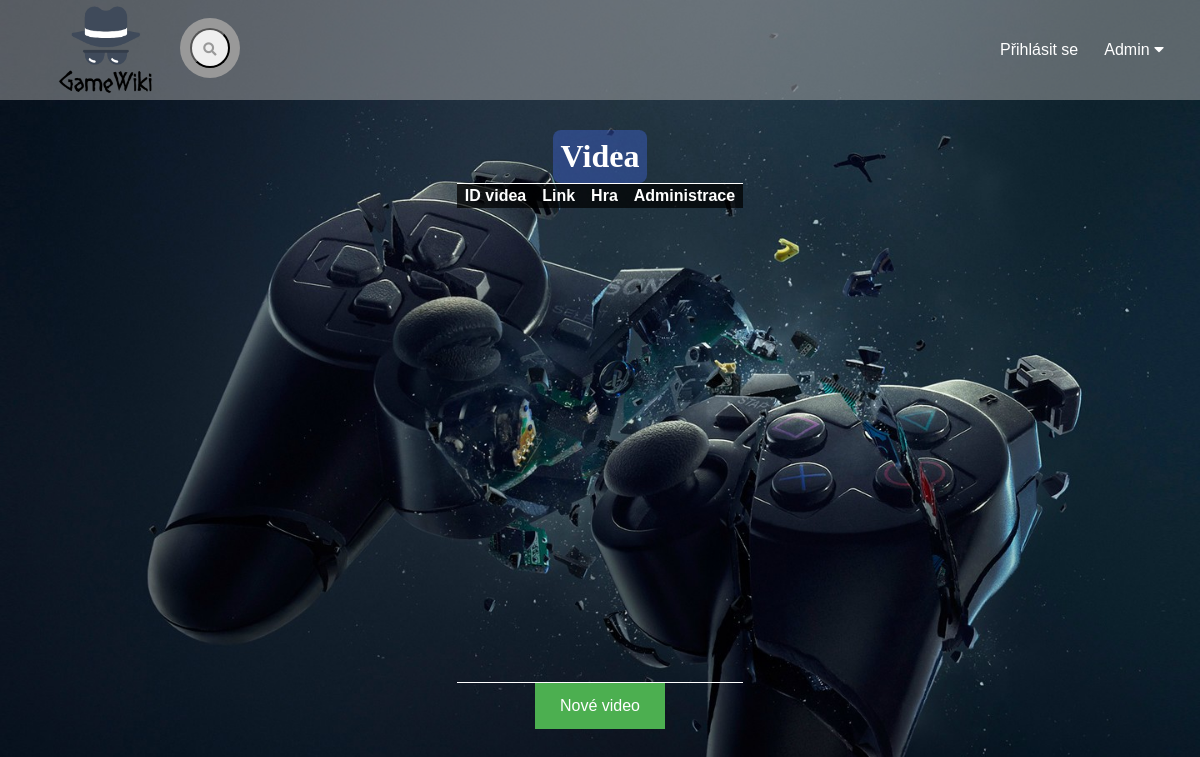
Page /video on the earlier database version.
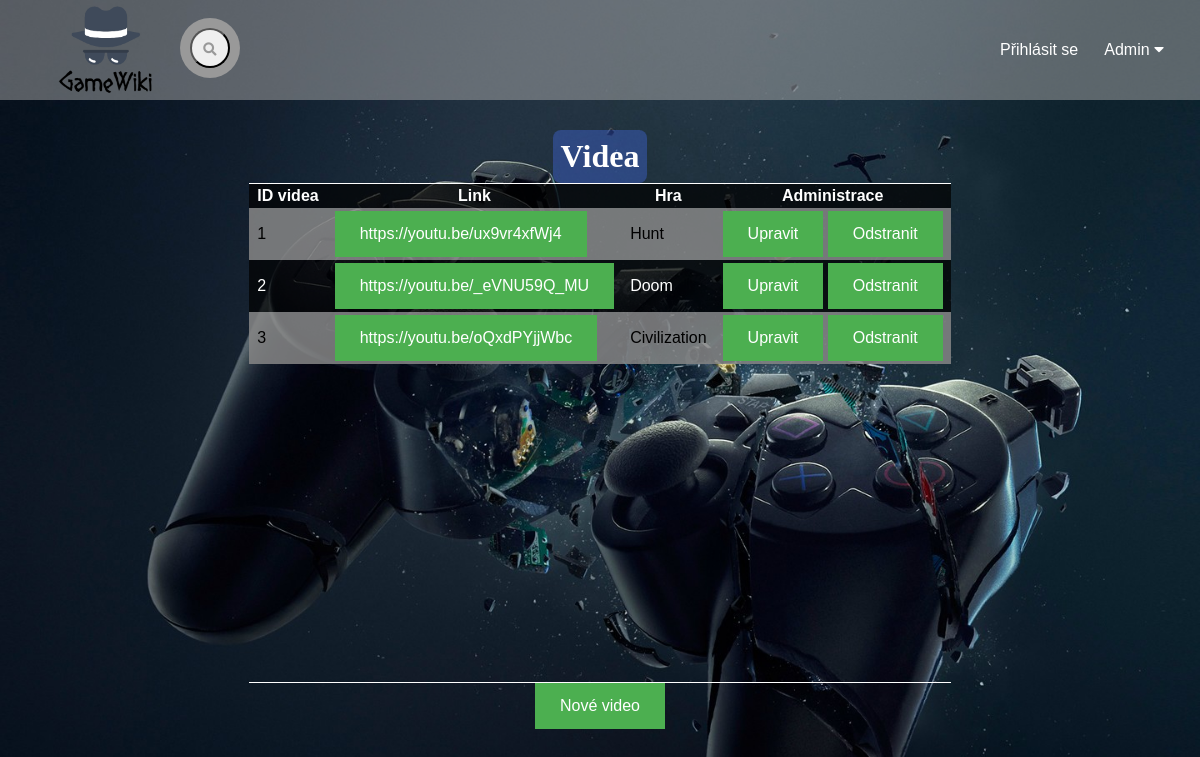
Same page on the later database version.
### tables this page shows
CREATE TABLE `video` (
  `id_vid` int(10) NOT NULL,
  `link` varchar(255) NOT NULL,
  `id_hry` int(10) NOT NULL
);

CREATE TABLE `hra` (
  `id_hry` int(10) NOT NULL,
  `Jmeno` varchar(50) NOT NULL,
  `obsah` text NOT NULL,
  `datum_vydani` date NOT NULL,
  `vyvojar` varchar(30) DEFAULT NULL,
  `platforma` varchar(20) DEFAULT NULL
);

### index.php (called while the page is built, shortened)
<?php
  $smerovac = new SmerovacKontroler();
  $smerovac->zpracuj(array($_SERVER["REQUEST_URI"]));
  $smerovac->vypisPohled();
?>

### kontrolery/VideoKontroler.php (called while the page is built, shortened)
<?php
class VideoKontroler extends Kontroler {
  public function zpracuj($parametry) {
    $spravceVidea = new SpravceVidea();
    $video = $spravceVidea->vratVsechnyVidea();
  }
}
?>

### modely/Db.php (called while the page is built, shortened)
<?php
class Db {
  private static $spojeni;
  private static $nastaveni = array(
		PDO::ATTR_ERRMODE => PDO::ERRMODE_EXCEPTION,
		PDO::ATTR_EMULATE_PREPARES => false,
	);
    public static function pripoj($server, $uzivatel, $heslo, $databaze)
    {
	  if (!isset(self::$spojeni))
      {
        $dsn = "mysql:host=$server;dbname=$databaze;charset=utf8";
			 self::$spojeni = new PDO(
				$dsn,
				$uzivatel,
				$heslo,
				self::$nastaveni
			 );
	  }
	}
  public static function dotazVsechny($dotaz, $parametry = array()) {
		$navrat = self::$spojeni->prepare($dotaz);
		$navrat->execute($parametry);
		return $navrat->fetchAll();
	}
}

### modely/SpravceVidea.php (called while the page is built, shortened)
<?php
class SpravceVidea {
  public function vratVsechnyVidea() {
    $video = Db::dotazVsechny("
      SELECT v.id_vid,v.link,v.id_hry,h.Jmeno
      FROM video v join hra h ON (v.id_hry = h.id_hry)
    ");
    return $video;
  }
}
?>

### kontrolery/SmerovacKontroler.php (called while the page is built, shortened)
<?php
class SmerovacKontroler extends Kontroler {
  protected $kontroler;
  public function zpracuj($parametry) {
    $castiCesty = $this->parsujURL($parametry[0]);
    $nazevKontroleru = $this->pomlckyNaVelbloudiNotaci(array_shift($castiCesty)) . "Kontroler";
    if (file_exists("kontrolery/$nazevKontroleru.php"))
    {
      $this->kontroler = new $nazevKontroleru();
    }
    else {
      $this->presmeruj("chyba");
    }
    $this->kontroler->zpracuj($castiCesty);
  }
  private function parsujURL($url) {
    $rozdelenaURL = parse_url($url);
    $cesta = $rozdelenaURL["path"];
    $cesta = ltrim($cesta, "/");
    $cesta = trim($cesta);
    $rozdelenaCesta = explode("/", $cesta);
    return $rozdelenaCesta;
  }
  private function pomlckyNaVelbloudiNotaci($text) {
    $text = str_replace("-", " ", $text);
    $text = ucwords($text);
    $text = str_replace(" ", "", $text);
    return $text;
  }
}
?>

### pohledy/video.phtml (the view, shortened to what this page needs)
<div class="admin">
 <h1>Videa</h1>
     <table>
     <tr>
       <th>ID videa</th>
       <th>Link</th>
       <th>Hra</th>
       <th>Administrace</th>
     </tr>
     <?php foreach ($video as $vid) { ?>
        <tr>
          <td><?= $vid["id_vid"] ?></td>
          <td><a href="<?= $vid["link"] ?>"><?= $vid["link"] ?></a></td>
          <td><?= $vid["Jmeno"] ?></td>
          <td>
            <a href="editace-videa/<?= $vid["id_vid"] ?>">Upravit</a>
            <a href="video/<?= $vid["id_vid"] ?>/odstranit">Odstranit</a>
           </td>
        </tr>
     <?php } ?>
     </table>
   <p>
    <a href="editace-videa">Nové video</a>
  </p>
  </div>

Differences in the rows shown:
added video: id_vid "1", link "https://youtu.be/ux9vr4xfWj4", id_hry.Jmeno "Hunt"
added video: id_vid "2", link "https://youtu.be/_eVNU59Q_MU", id_hry.Jmeno "Doom"
added video: id_vid "3", link "https://youtu.be/oQxdPYjjWbc", id_hry.Jmeno "Civilization"
